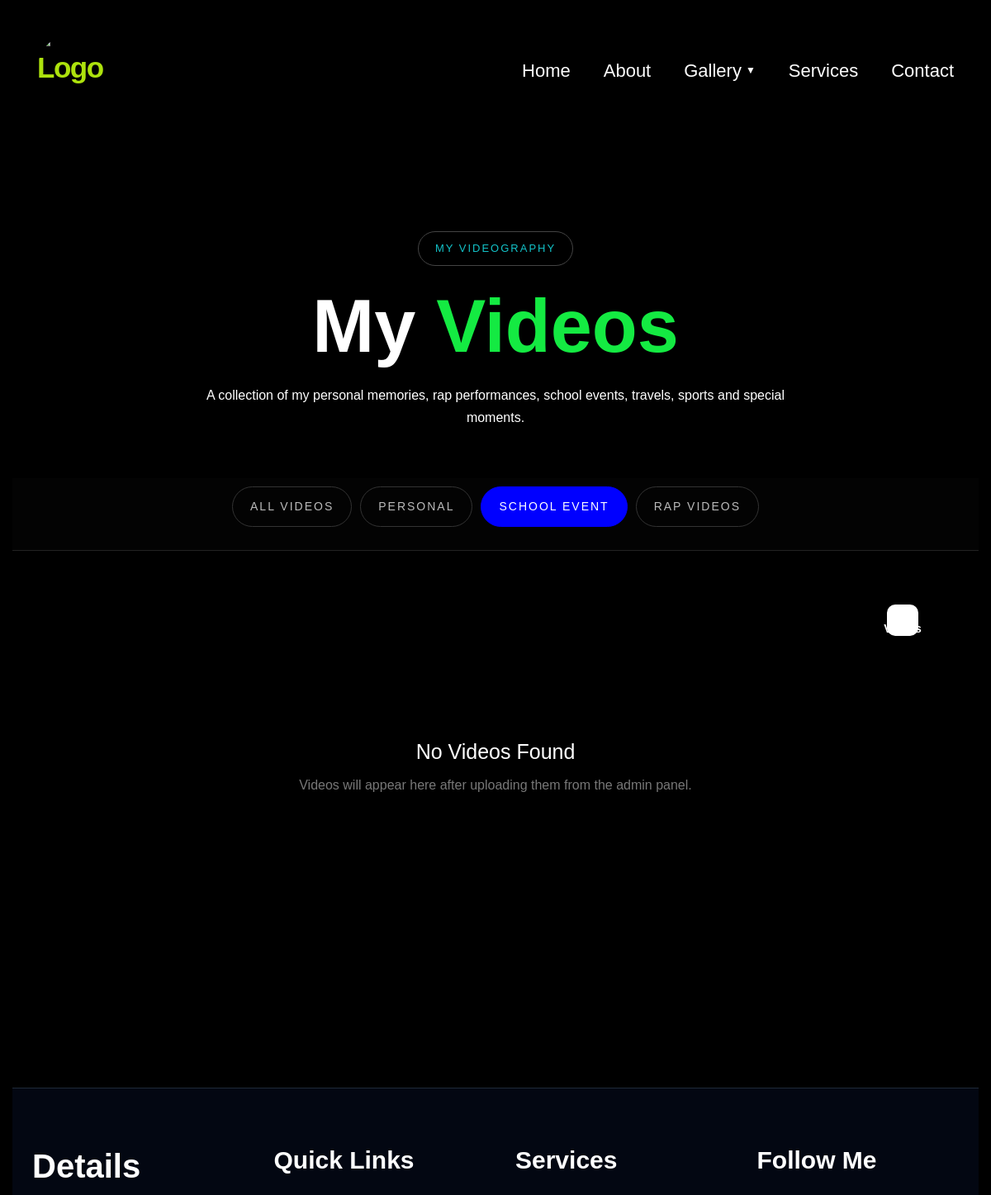
Before: /videos/?category=school (upper part) with the older database file.
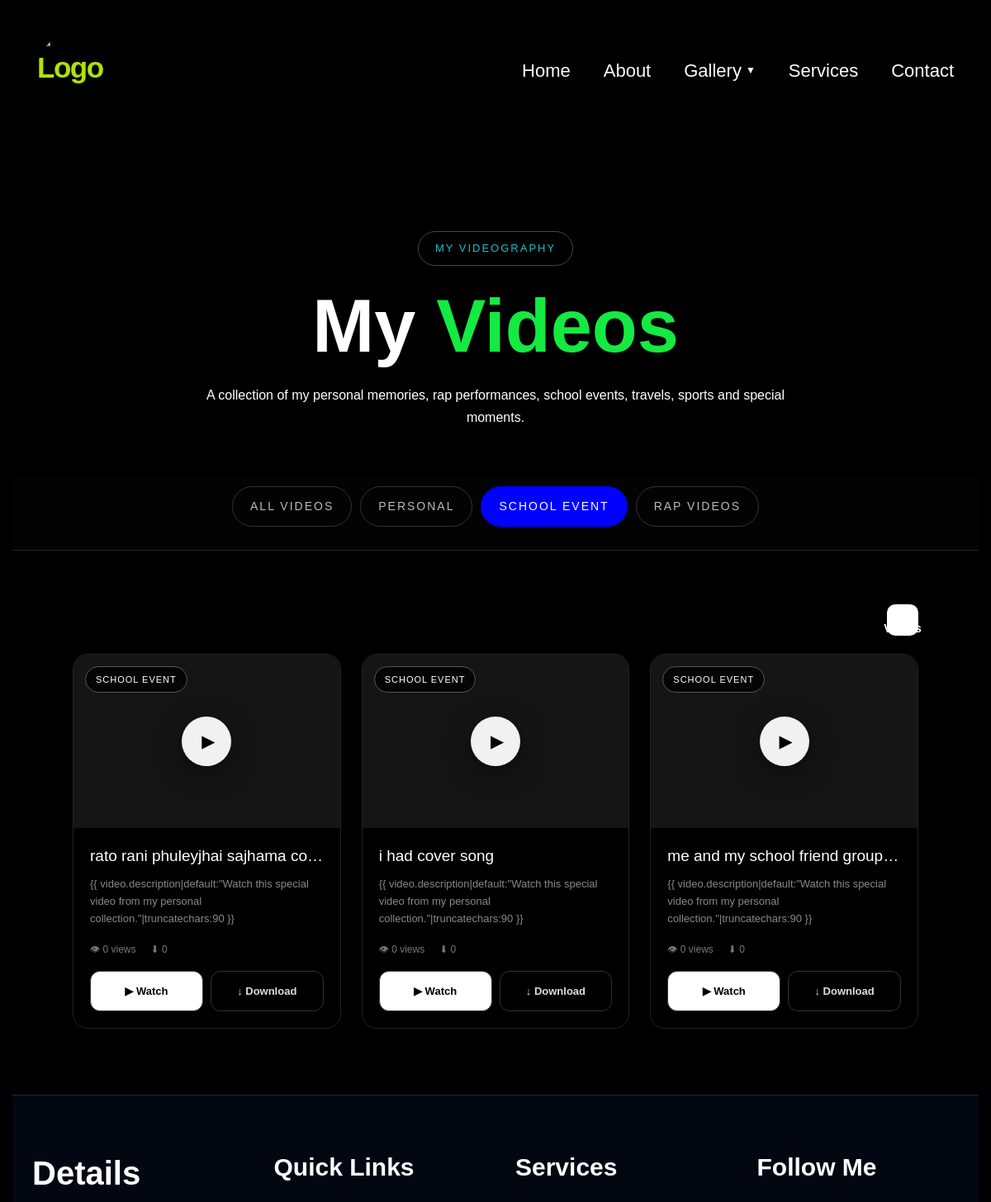
After: the same page with the newer database file.
### hero/models.py (models this page shows, shortened)
class Video(models.Model):
    CATEGORY_CHOICES = [
        ('all', 'All Videos'),
        ('personal', 'Personal'),
        ('school', 'School Event'),
        ('rap', 'Rap Videos'),
        ('group', 'Group Dance Video'),
    ]
    title = models.CharField(max_length=200)
    slug = models.SlugField(
        max_length=250,
        unique=True,
        blank=True
    )
    category = models.CharField(
        max_length=30,
        choices=CATEGORY_CHOICES,
        default='personal'
    )
    description = models.TextField(
        blank=True
    )
    video_file = models.FileField(
        upload_to='videos/',
        blank=True,
        null=True
    )
    views = models.PositiveIntegerField(
        default=0
    )
    downloads = models.PositiveIntegerField(
        default=0
    )
    featured = models.BooleanField(
        default=False
    )
    created_at = models.DateTimeField(
        auto_now_add=True
    )
    updated_at = models.DateTimeField(
        auto_now=True
    )
    is_active = models.BooleanField(
        default=True
    )

### hero/views.py (the view)
def video_gallery(request):
    category = request.GET.get('category', 'all')
    videos = Video.objects.filter(
        is_active=True
    ).order_by('-created_at')
    if category != 'all':
        videos = videos.filter(category=category)
    categories = [
        ('all', 'All Videos'),
        ('personal', 'Personal'),
        ('school', 'School Event'),
        ('rap', 'Rap Videos'),
    ]
    context = {
        'videos': videos,
        'categories': categories,
        'active_category': category,
    }
    return render(
        request,
        'videos.html',
        context
    )

### templates/videos.html (shortened to what this page needs)
{% extends 'base.html' %} {% block content %}
<section class="hero">
  <div class="badge">MY VIDEOGRAPHY</div>
  <h1>My <span>Videos</span></h1>
  <p>
    A collection of my personal memories, rap performances, school events,
    travels, sports and special moments.
  </p>
</section>
<div class="categories">
  {% for value, label in categories %}
  <a
    href="?category={{ value }}"
    class="category {% if active_category == value %} active {% endif %}"
  >
    {{ label }}
  </a>
  {% endfor %}
</div>
<main class="container">
  <div class="section-title">
    <span> {{ videos|length }} Videos </span>
  </div>
  {% if videos %}
  <div class="video-grid">
    {% for video in videos %}
    <article class="video-card">
      <div class="thumbnail">
        <div class="play-button">▶</div>
        <div class="category-label">{{ video.get_category_display }}</div>
      </div>
      <div class="video-content">
        <h3>{{ video.title }}</h3>
        <p class="description">
          {{ video.description|default:"Watch this special video from my
          personal collection."|truncatechars:90 }}
        </p>
        <div class="stats">
          <span> 👁 {{ video.views }} views </span>
          <span> ⬇ {{ video.downloads }} </span>
        </div>
        <div class="buttons">
          <a
            href="{% url 'training:video_detail' video.slug %}"
            class="btn watch"
          >
            ▶ Watch
          </a>
          {% if video.video_file %}
          <a href="{% url 'training:download_video' video.slug %}" class="btn">
            ↓ Download
          </a>
          {% endif %}
        </div>
      </div>
    </article>
    {% endfor %}
  </div>
  {% else %}
  <div class="empty">
    <h3>No Videos Found</h3>
    <p>Videos will appear here after uploading them from the admin panel.</p>
  </div>
  {% endif %}
</main>
{% endblock %}

Changed rows visible on the page:
added Video: category "SCHOOL EVENT", title "rato rani phuleyjhai sajhama co…", views "0", downloads "0", shows "↓ Download"
added Video: category "SCHOOL EVENT", title "i had cover song", views "0", downloads "0", video_file "↓ Download"
added Video: category "SCHOOL EVENT", title "me and my school friend group…", views "0", downloads "0", shows "↓ Download"
Other visible differences:
text no longer shown: "No Videos Found Videos will appear here after uploading them from the admin panel."
